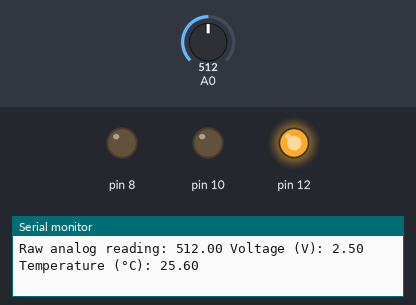
A sketch run on a simulated Arduino Uno, built with avr-gcc and run on an emulated ATmega328P. Parts: output pins drawn as LEDs (lit = HIGH), the last lines printed to the serial monitor. The test bench sets the inputs (shaded band); at power-on: A0 = 512.

Above: at 1.3 s.
1.4 s: A0 set to 0
At 2.0 s:
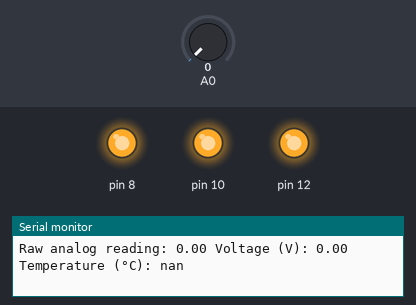
3.0 s: A0 set to 716
At 3.5 s:
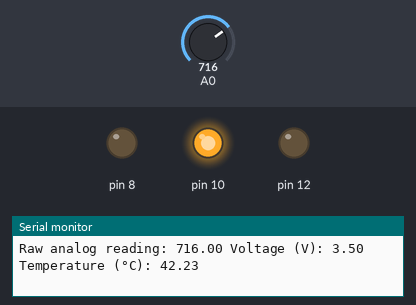
4.5 s: A0 set to 770
6.0 s: A0 set to 797
At 7.2 s:
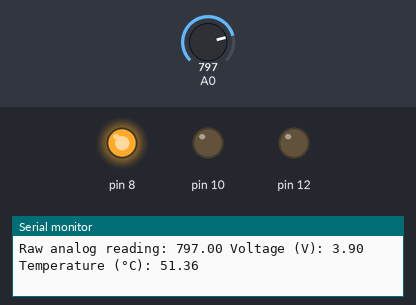
7.5 s: A0 set to 875
9.0 s: A0 set to 899
At 9.9 s:
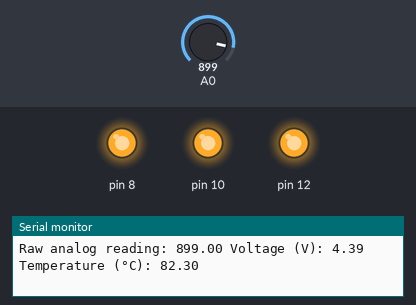
Timing chart, 0 to 11.6 s (numbered marks = the images above; inputs shaded):
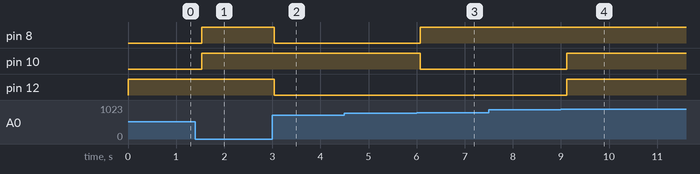

Measured:
- the behaviour switches between 787 and 788 on A0 (found by bisection; images 2 and 3)
- the behaviour switches between 885 and 886 on A0 (found by bisection; images 3 and 4)
- after the input at 1.4 s, pin 8, pin 10: LOW → HIGH after 0.13 s
- after the input at 3.0 s, pin 8, pin 12: HIGH → LOW at once
- after the input at 6.0 s, pin 8: LOW → HIGH after 0.08 s; pin 10: HIGH → LOW after 0.08 s
- after the input at 9.0 s, pin 10, pin 12: LOW → HIGH after 0.12 s

The sketch:

Detector_Building_v2.ino
```cpp
/*
  ______  _______ _______ _______ _______ _______  _____   ______
  |     \ |______    |    |______ |          |    |     | |_____/
  |_____/ |______    |    |______ |_____     |    |_____| |    \_

  ______  _     _ _____ ______  _____ __   _  ______      _    _ _______
  |_____] |     |   |   |     \   |   | \  | |  ____       \  /  ______|
  |_____] |_____| __|__ |_____/ __|__ |  \_| |_____|        \/   |______

  Ladue Horton Watkins High School Science Olympiad
*/

/*
  TODO
  - Numerical precision

*/


#include <curveFitting.h>
#include <detectorBuilding.h>


const bool DEBUG = 0; // Debug mode
const int n = 5; // Number of data points
const int m = 1; // Number of segments
const int deg = 3; // Regression degree

ld data[2 * n] = {
//   V     T
    2.25, 20.4,
    3.66, 48.0,
    2.95, 32.7,
    3.91, 49.4,
    4.22, 66.9
}; // Number of data points is (last line number - 30)

ld coeff[m][deg + 1], V[n], T[n];


void setup() {
  Serial.begin(9600);
  pinMode(LED_R, OUTPUT);
  pinMode(LED_G, OUTPUT);
  pinMode(LED_B, OUTPUT);

  for (int i = 0; i < n; i++) {
    V[i] = data[2 * i];
    T[i] = data[2 * i + 1];
  }

  sort(V, n);
  sort(T, n);

  ld x[n], y[n];
  for (int i = 0; i < n; i++) x[i] = log(v2r(V[i])) - 7;
  for (int i = 0; i < n; i++) y[i] = 1000 / c2k(T[i]);
  if (DEBUG) {
    for (int i = 0; i < n; i++) {
      Serial.print("{");
      Serial.print((double)x[i], 12);
      Serial.print(", ");
      Serial.print((double)y[i], 12);
      Serial.print("},");
      Serial.println();
    }
  }
  for (int i = 0; i < m; i++) {
    int ret = fitCurve(deg, n/m, x+i*n/m, y+i*n/m, deg + 1, coeff[i]);
    if (DEBUG && ret == 0) { // Returned value is 0 if no error
      char c = 'A';
      Serial.println("Coefficients are:");
      for (int j = 0; j <= deg; j++){
        Serial.print(c++);
        Serial.print(": ");
        Serial.print((double)coeff[i][j], 12);
        Serial.println();
      }
    }
  }
}


void loop() {
  int V_raw = analogRead(THERM); // Read in raw analog value
  ld V_out = a2d(V_raw);

  int s = 0; // Find correct segment
  while (s + 1 < m && V_out < (V[s*n/m-1] + V[s*n/m]) / 2) s++;

  ld logR = log(v2r(V_out)) - 7;
  ld sum = 0, prod = 1;
  for (int i = 0; i <= deg; i++) {
    sum += coeff[s][deg - i] * prod;
    prod *= logR;
  }
  ld K = 1000 / sum;
  ld C = k2c(K);
  ld F = c2f(C);


  // LED stuff
  if (C <= 30) { // Cold
    digitalWrite(LED_R, LOW);
    digitalWrite(LED_G, LOW);
    digitalWrite(LED_B, HIGH);
  }
  else if (C <= 50) { // Medium
    digitalWrite(LED_R, LOW);
    digitalWrite(LED_G, HIGH);
    digitalWrite(LED_B, LOW);
  }
  else if (C <= 75) { // Hot
    digitalWrite(LED_R, HIGH);
    digitalWrite(LED_G, LOW);
    digitalWrite(LED_B, LOW);
  }
  else { // Something seriously wrong
    digitalWrite(LED_R, HIGH);
    digitalWrite(LED_G, HIGH);
    digitalWrite(LED_B, HIGH);
  }


  // Output voltage, temperature
  Serial.print("Raw analog reading: ");
  Serial.print((double)V_raw);
  Serial.print(" Voltage (V): ");
  Serial.print((double)V_out);
  Serial.print(" Temperature (°C): ");
  Serial.print((double)C);
  //Serial.print(" logR: ");
  //Serial.print(logR);
  Serial.println();
  delay(500);
  return;
}
```
